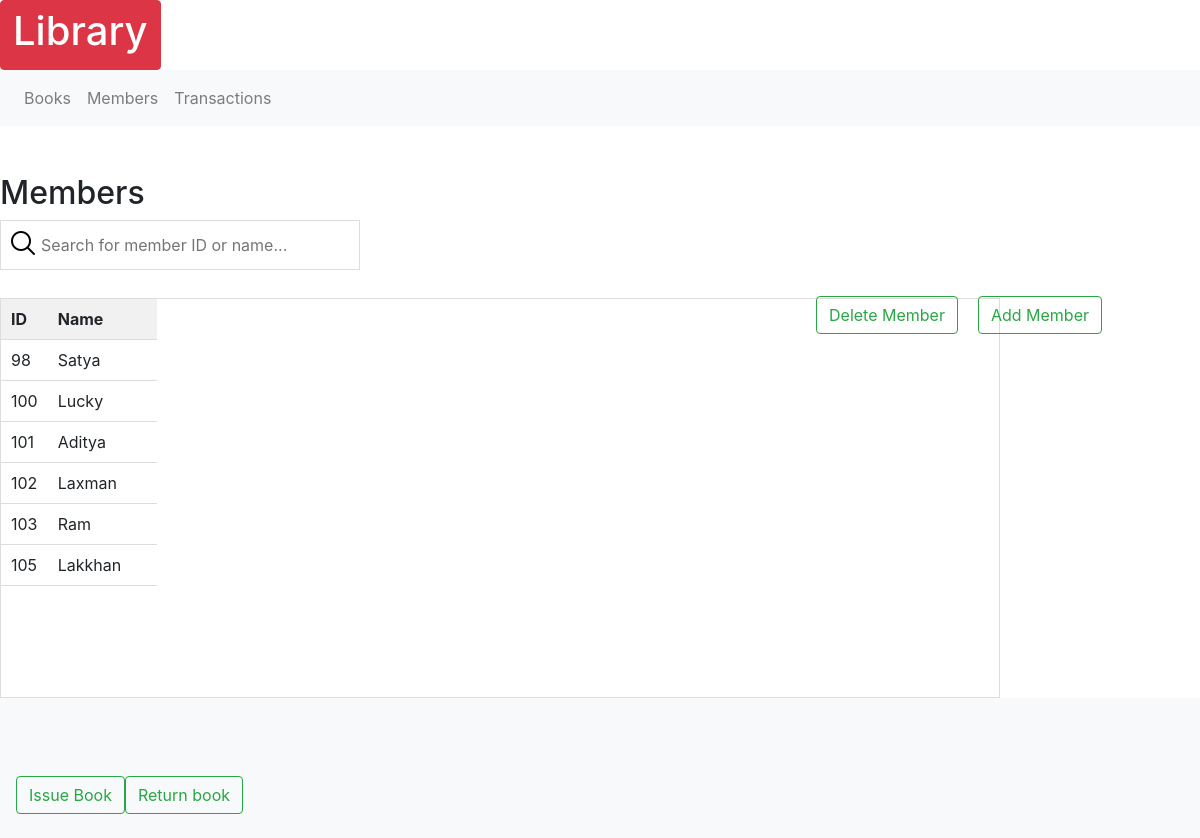
The app's page /members, older data.
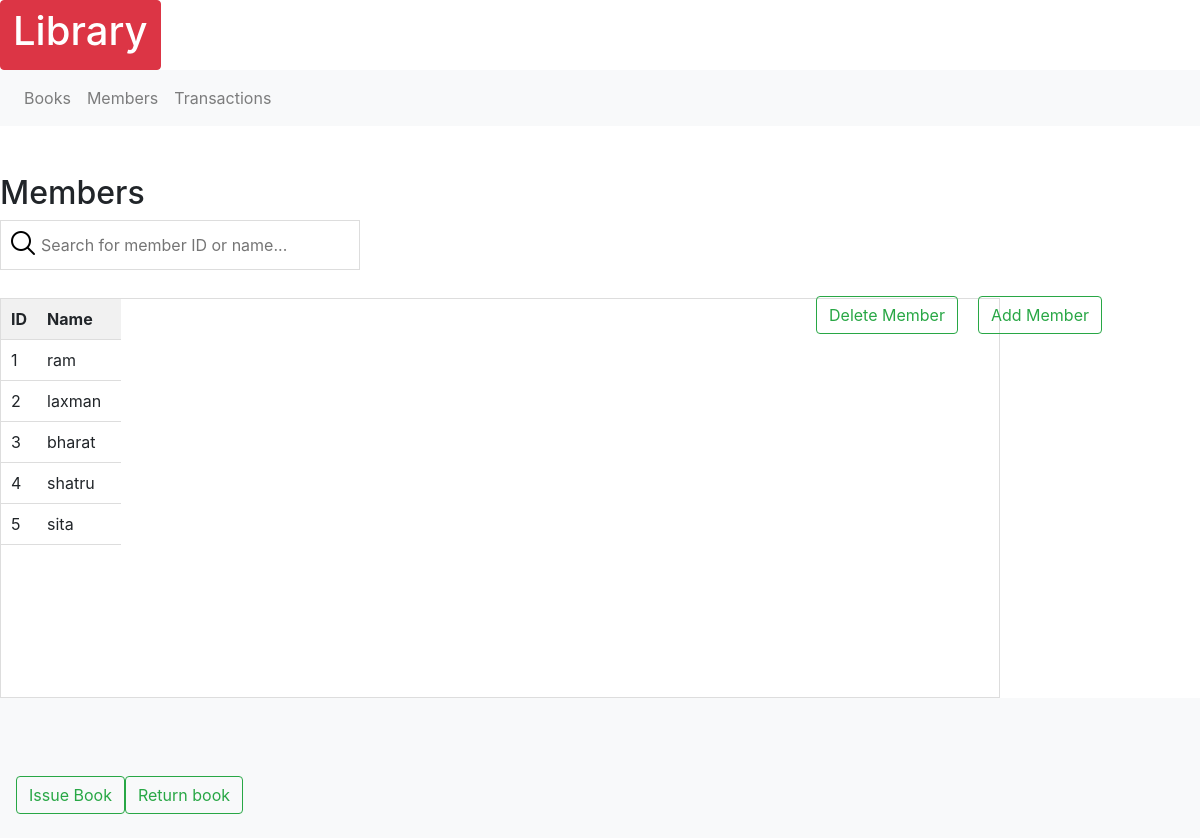
The same page, newer data.
### models.py (models this page shows, shortened)
class Members(db.Model):
    id_m = db.Column(db.Integer, primary_key=True)
    name_m = db.Column(db.String(255), nullable=False)
    memid_m = db.Column(db.Integer, nullable=False)

### routes.py (the view)
@app.route('/members', methods = ['POST', 'GET'])
@app.route('/members/<b>', methods = ['POST', 'GET'])
def members(b=None):
    members1 = models.Members.query.all()
    todo  = request.args.get('todo', None)
    if todo == 'delete':
        member2 = models.Members.query.get(b)
        if member2:
            db.session.delete(member2)
            db.session.commit()
            flash('Member details deleted successfully!')
            return redirect(url_for('members'))
        flash('Please select a member to delete details.')
        return redirect(url_for('members'))
    else:
        if request.method =="POST":
            print('x')
        else:
            if b==None:
                return render_template('members.html', members1=members1, id=99999)
            else:
                return render_template('members.html', members1=members1, id= b)

### templates/members.html (shortened to what this page needs)
{% extends "base.html" %}
{% block main %}
    <div class="right">
      <h2>Members</h2>
      <form class="search_book" action="#" method="POST">
        <p><input type = "text" id="myInput" onkeyup="myFunction()" placeholder="Search for member ID or name..."/></p>
      </form>
{%set id= id|int%}
                <table id="myTable" >
                    <tr class="header">
                      <th>ID</th>
                      <th width="70%">Name</th>
                    </tr>
                  {% for member in members1 %}
                    {% if member.id_m==id %}
                          <tr class="selected" >
                            <td onclick="location.href='{{ url_for('members', b=member.id_m) }}'">{{ member.memid_m }}</td>
                            <td onclick="location.href='{{ url_for('members', b=member.id_m) }}'">
                              {{ member.name_m }}
                            </td>
                          </tr>
                    {% else %}
                    <tr class="hov"  >
                      <td onclick="location.href='{{ url_for('members', b=member.id_m) }}'">{{ member.memid_m }}</td>
                      <td onclick="location.href='{{ url_for('members', b=member.id_m) }}'">
                        {{ member.name_m }}
                      </td>
                    </tr>
              {% endif %}
                  {% endfor %}
                </table>
              </div>
    <nav class="navbar navbar-light bg-light">
      <form class="form-inline">
        <button class="btn btn-outline-success" id="Add" type="button" onclick="location.href='{{ url_for('members', b=id, todo='delete') }}'">Delete Member</button>
        <button class="btn btn-outline-success" id="Delete" type="button" onclick="location.href='{{ url_for('addme') }}'">Add Member</button>
      </form>
      </nav>
      <nav class="navbar navbar-light bg-light">
      <form class="form-inline">
        <button class="btn btn-outline-success" type="button" onclick="location.href='{{ url_for('isreturn', val='issue', memberid=id) }}'">Issue Book</button>
        <button class="btn btn-outline-success" type="button" onclick="location.href='{{ url_for('isreturn', val='return', memberid=id) }}'">Return book</button>
      </form>
    </nav>
{% endblock %}

Row changes from the older to the newer data that the page shows:
removed Members: memid_m "103", name_m "Ram"
removed Members: memid_m "105", name_m "Lakkhan"
changed Members: memid_m "98" → "1"; name_m "Satya" → "ram"
added Members: memid_m "2", name_m "laxman"
changed Members: memid_m "100" → "3"; name_m "Lucky" → "bharat"
changed Members: memid_m "101" → "4"; name_m "Aditya" → "shatru"
changed Members: memid_m "102" → "5"; name_m "Laxman" → "sita"
